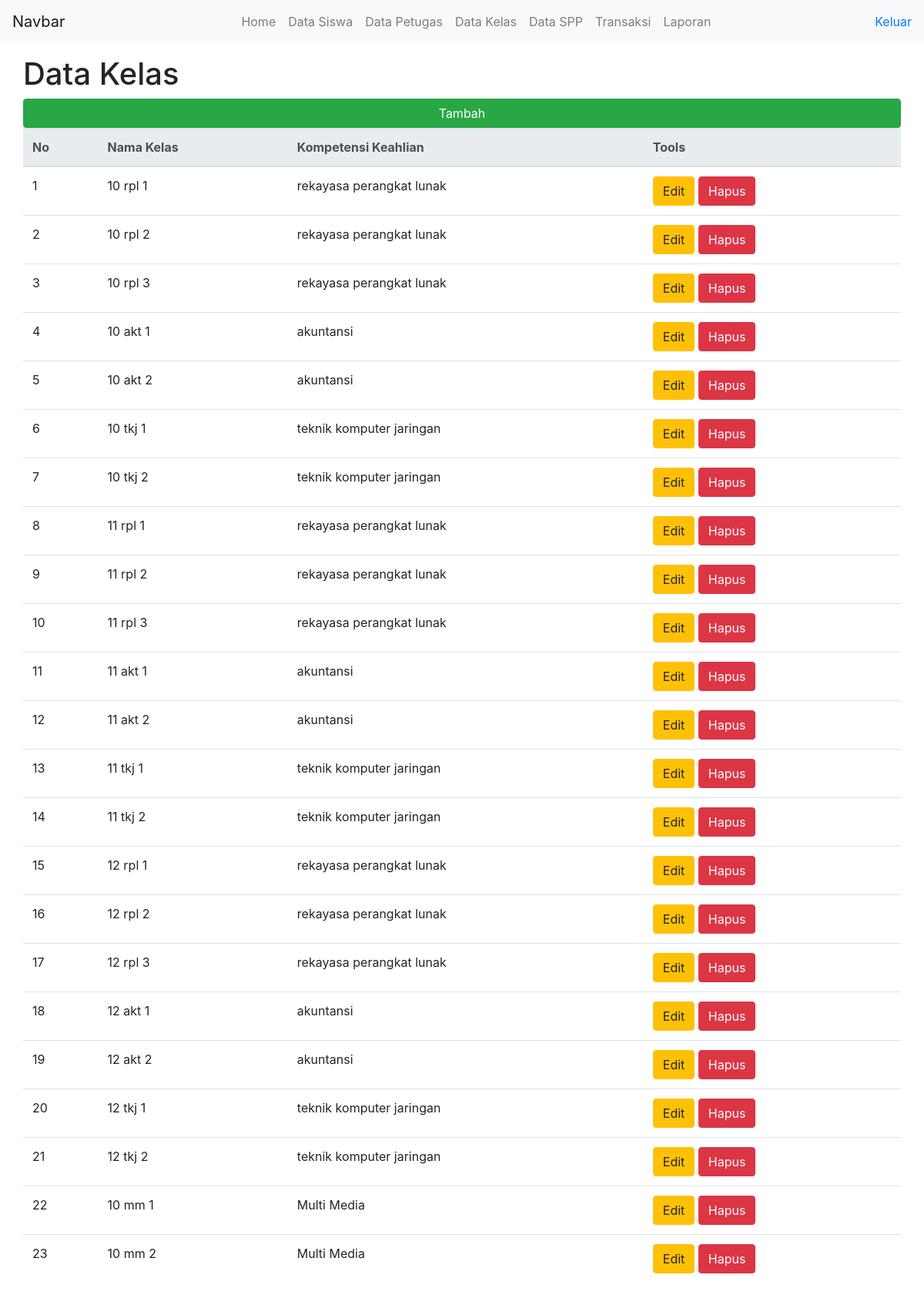
The app's page /admin/data_kelas.php with its own data.
### tables this page shows
CREATE TABLE `kelas` (
  `id_kelas` int(11) NOT NULL,
  `nama_kelas` varchar(10) NOT NULL,
  `kompetensi_keahlian` varchar(50) NOT NULL
);

### admin/data_kelas.php (the view)
<?php
	include "menu_bar.php";
?>
<?php
 include "../koneksi.php";
 ?>
<div class="container mt-3">
	<div class="row">
		<h1>Data Kelas</h1>
		<a href="kelas_tambah.php" class="btn btn-success btn-block">Tambah</a>
		<table class="table">
			<thead class="thead-light">
				<tr>
					<th scope="col">No</th>
					<th scope="col">Nama Kelas</th>
					<th scope="col">Kompetensi Keahlian</th>
					<th scope="col">Tools</th>
				</tr>
			</thead>
			<tbody>
<?php
	$sql	= "SELECT * FROM kelas";
	$query  = mysqli_query($koneksi, $sql);
	$no=1;
	while ($data = mysqli_fetch_array($query)){
?>
	<tr class="odd gradeX">
		<td><?php echo $no; ?></td>
		<td><?php echo $data['nama_kelas']; ?></td>
		<td><?php echo $data['kompetensi_keahlian']; ?></td>
		<td><a href="kelas_edit.php?id_kelas=<?php echo $data['id_kelas']; ?>" class="btn btn-warning">Edit</a>
		<a href="kelas_hapus.php?id_kelas=<?php echo $data['id_kelas']; ?>" class="btn btn-danger">Hapus</a>
<?php
$no++;
	}
?>
			</tbody>
		</table>
	</div>
</div>

### admin/menu_bar.php (shortened to what this page needs)
<!DOCTYPE html>
<html>
	<head>
		<link href="../css/bootstrap.min.css" rel="stylesheet">
		<link rel="stylesheet" type="text/css" href="../css/admin.css">
	</head>
	<body>
		<header>
			<nav class="navbar navbar-expand-lg navbar-light bg-light">
				<a class="navbar-brand" href="#">Navbar</a>
				<div class="collapse navbar-collapse" id="navbarSupportedContent">
					<ul class="navbar-nav mx-auto">
						<li class="nav-item">
							<a class="nav-link" href="menu_bar.php">Home</a>
						</li>
						<li class="nav-item">
							<a class="nav-link" href="data_siswa.php">Data Siswa</a>
						</li>
						<li class="nav-item">
							<a class="nav-link" href="data_petugas.php">Data Petugas</a>
						</li>
						<li class="nav-item">
							<a class="nav-link" href="data_kelas.php">Data Kelas</a>
						</li>
						<li class="nav-item">
							<a class="nav-link" href="data_spp.php">Data SPP</a>
						</li>
						<li class="nav-item">
							<a class="nav-link" href="transaksi.php">Transaksi</a>
						</li>
						<li class="nav-item">
							<a class="nav-link" href="Laporan.php">Laporan</a>
						</li>
					</ul>
					<ul class="nav navbar-nav navbar-right">
						<li><a href="../logout.php" onclick="return confirm('Yakin Keluar?')"><span class="glyphicon glyphicon-log-out"></span> Keluar</a></li>
					</ul>
				</div>
			</nav>
		</header>
	</body>
</html>

### records on screen
kelas: nama_kelas "10 rpl 1", kompetensi_keahlian "rekayasa perangkat lunak"
kelas: nama_kelas "10 rpl 2", kompetensi_keahlian "rekayasa perangkat lunak"
kelas: nama_kelas "10 rpl 3", kompetensi_keahlian "rekayasa perangkat lunak"
kelas: nama_kelas "10 akt 1", kompetensi_keahlian "akuntansi"
kelas: nama_kelas "10 akt 2", kompetensi_keahlian "akuntansi"
kelas: nama_kelas "10 tkj 1", kompetensi_keahlian "teknik komputer jaringan"
kelas: nama_kelas "10 tkj 2", kompetensi_keahlian "teknik komputer jaringan"
kelas: nama_kelas "11 rpl 1", kompetensi_keahlian "rekayasa perangkat lunak"
kelas: nama_kelas "11 rpl 2", kompetensi_keahlian "rekayasa perangkat lunak"
kelas: nama_kelas "11 rpl 3", kompetensi_keahlian "rekayasa perangkat lunak"
kelas: nama_kelas "11 akt 1", kompetensi_keahlian "akuntansi"
kelas: nama_kelas "11 akt 2", kompetensi_keahlian "akuntansi"
kelas: nama_kelas "11 tkj 1", kompetensi_keahlian "teknik komputer jaringan"
kelas: nama_kelas "11 tkj 2", kompetensi_keahlian "teknik komputer jaringan"
kelas: nama_kelas "12 rpl 1", kompetensi_keahlian "rekayasa perangkat lunak"
kelas: nama_kelas "12 rpl 2", kompetensi_keahlian "rekayasa perangkat lunak"
kelas: nama_kelas "12 rpl 3", kompetensi_keahlian "rekayasa perangkat lunak"
kelas: nama_kelas "12 akt 1", kompetensi_keahlian "akuntansi"
kelas: nama_kelas "12 akt 2", kompetensi_keahlian "akuntansi"
kelas: nama_kelas "12 tkj 1", kompetensi_keahlian "teknik komputer jaringan"
kelas: nama_kelas "12 tkj 2", kompetensi_keahlian "teknik komputer jaringan"
kelas: nama_kelas "10 mm 1", kompetensi_keahlian "Multi Media"
kelas: nama_kelas "10 mm 2", kompetensi_keahlian "Multi Media"
